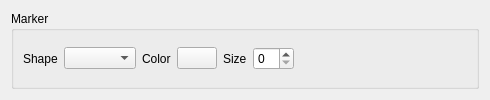
<?xml version="1.0" encoding="UTF-8"?>
<ui version="4.0">
 <class>MarkerStyleWidget</class>
 <widget class="QWidget" name="MarkerStyleWidget">
  <property name="geometry">
   <rect>
    <x>0</x>
    <y>0</y>
    <width>490</width>
    <height>100</height>
   </rect>
  </property>
  <property name="windowTitle">
   <string>Form</string>
  </property>
  <layout class="QVBoxLayout" name="verticalLayout">
   <item>
    <widget class="QGroupBox" name="groupBox">
     <property name="title">
      <string>Marker</string>
     </property>
     <layout class="QHBoxLayout" name="horizontalLayout_2">
      <item>
       <widget class="QLabel" name="shapeLabel">
        <property name="text">
         <string>Shape</string>
        </property>
       </widget>
      </item>
      <item>
       <widget class="MarkerStylesComboBox" name="shapeComboBox"/>
      </item>
      <item>
       <widget class="QLabel" name="label_2">
        <property name="text">
         <string>Color</string>
        </property>
       </widget>
      </item>
      <item>
       <widget class="ColorButton" name="colorButton">
        <property name="text">
         <string/>
        </property>
       </widget>
      </item>
      <item>
       <widget class="QLabel" name="sizeLabel">
        <property name="text">
         <string>Size</string>
        </property>
       </widget>
      </item>
      <item>
       <widget class="QSpinBox" name="sizeSpinBox"/>
      </item>
      <item>
       <spacer name="horizontalSpacer">
        <property name="orientation">
         <enum>Qt::Horizontal</enum>
        </property>
        <property name="sizeHint" stdset="0">
         <size>
          <width>40</width>
          <height>20</height>
         </size>
        </property>
       </spacer>
      </item>
     </layout>
    </widget>
   </item>
  </layout>
 </widget>
 <customwidgets>
  <customwidget>
   <class>ColorButton</class>
   <extends>QPushButton</extends>
   <header>gui/widgets/colorbutton.h</header>
  </customwidget>
  <customwidget>
   <class>MarkerStylesComboBox</class>
   <extends>QComboBox</extends>
   <header>gui/widgets/markerstylescombobox.h</header>
  </customwidget>
 </customwidgets>
 <resources/>
 <connections/>
</ui>
